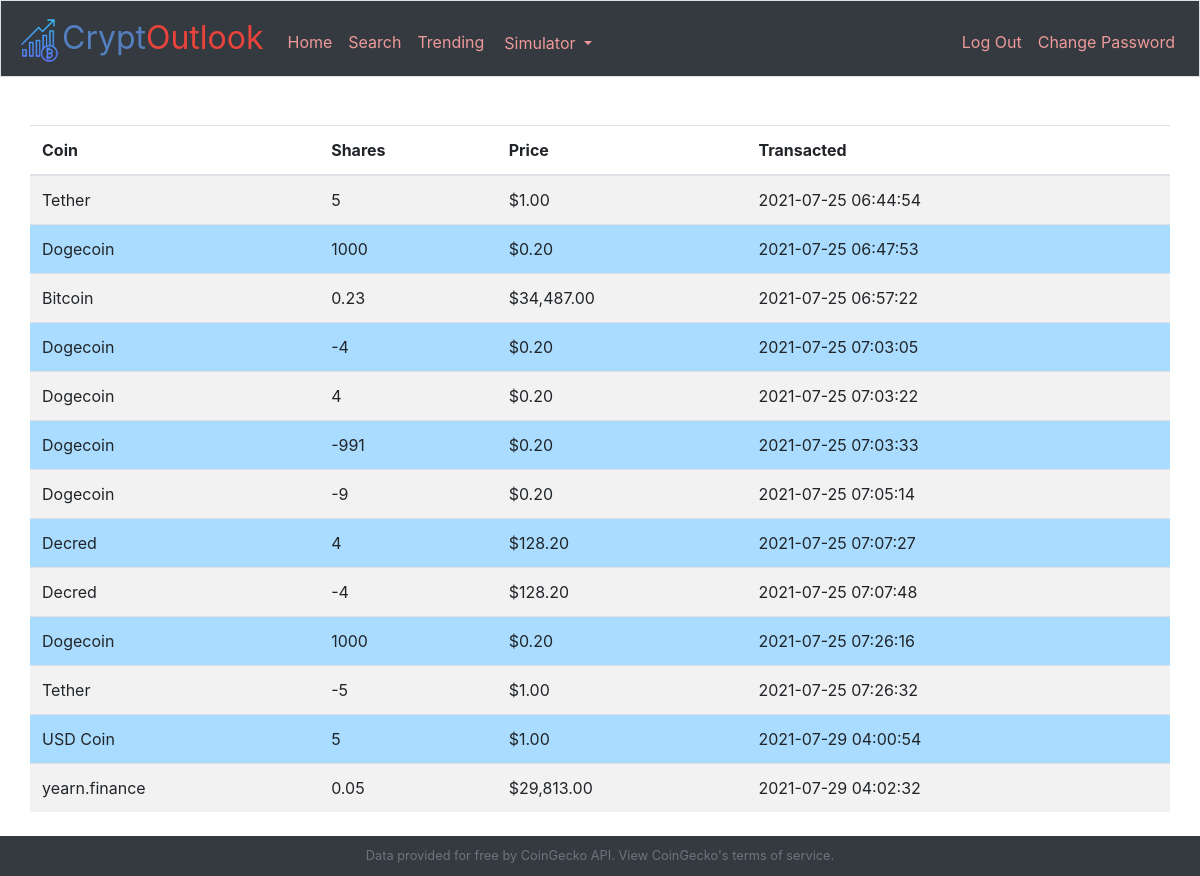
Page /history (signed in) on the earlier database version.
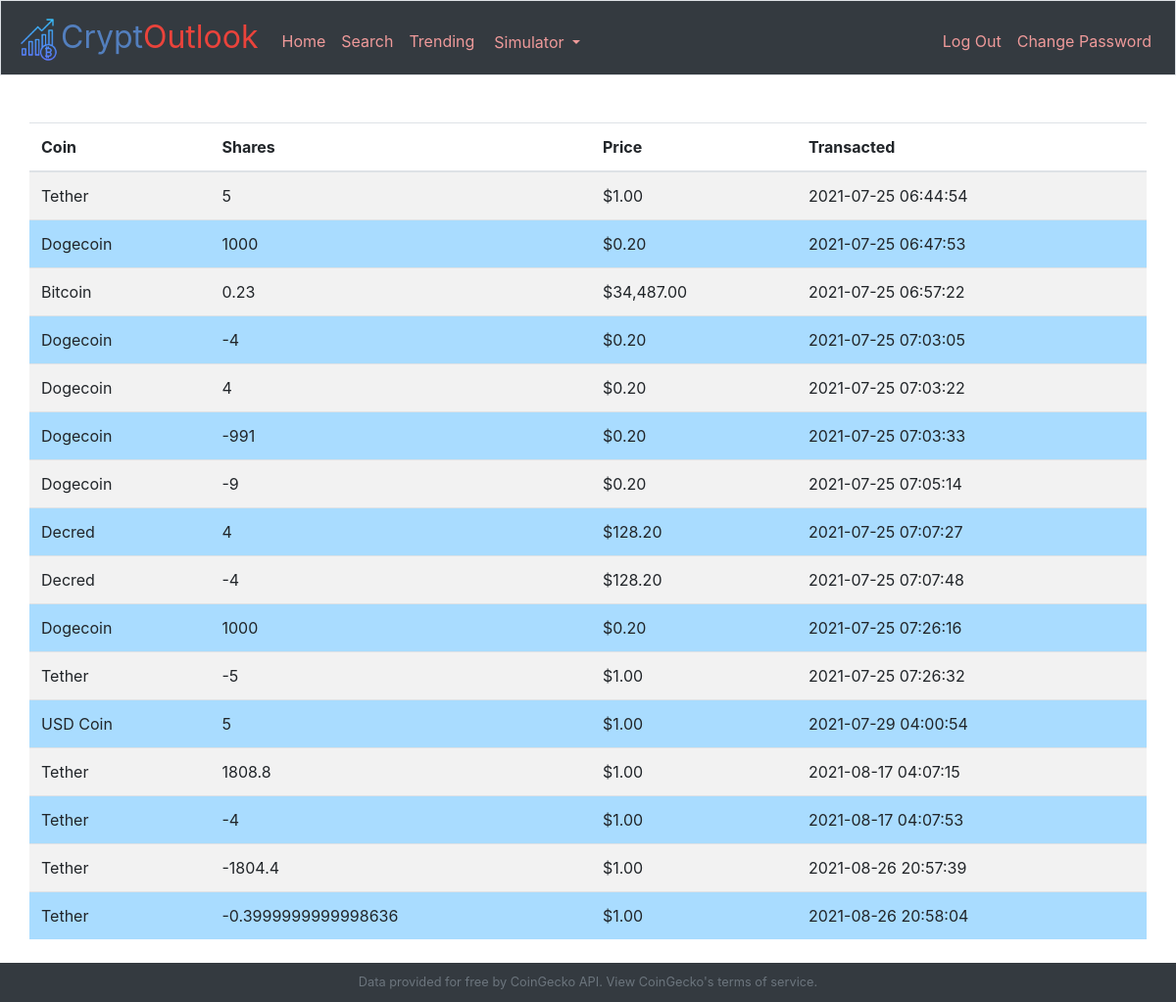
Same page on the later database version.
### tables this page shows
CREATE TABLE history(
id INTEGER PRIMARY KEY AUTOINCREMENT NOT NULL, 
user_id INTEGER NOT NULL, 
symbol TEXT NOT NULL, 
shares INTEGER NOT NULL, 
price NUMERIC NOT NULL, 
time TIMESTAMP DEFAULT CURRENT_TIMESTAMP NOT NULL, 
FOREIGN KEY(user_id) REFERENCES users(id));

### webapp.py (the view)
@app.route("/history")
@login_required
def history():
    rows = db.execute("SELECT * FROM history WHERE user_id = ?", session["user_id"])
    for row in rows:
        row["price"] = usd(row["price"])
    return render_template("history.html", rows = rows)

### helpers.py (called while the page is built)
def login_required(f):
    @wraps(f)
    def decorated_function(*args, **kwargs):
        if session.get("user_id") is None:
            flash("Simulator Requires Login")
            return render_template("login.html")
        return f(*args, **kwargs)
    return decorated_function

def usd(value):
    return f"${value:,.2f}"

### webapp.py (called while the page is built)
@app.after_request
def after_request(response):
    response.headers["Cache-Control"] = "no-cache, no-store, must-revalidate"
    response.headers["Expires"] = 0
    response.headers["Pragma"] = "no-cache"
    return response

### templates/history.html (shortened to what this page needs)
{% extends "layout.html" %}
{% block main %}
    <table class="table table-striped">
        <thead>
            <th>Coin</th>
            <th>Shares</th>
            <th>Price</th>
            <th>Transacted</th>
        </thead>
        <tbody>
            {% for row in rows %}
            <tr>
                <td>{{row["symbol"]}}</td>
                <td>{{row["shares"]}}</td>
                <td>{{row["price"]}}</td>
                <td>{{row["time"]}}</td>
            </tr>
            {% endfor %}
        </tbody>
    </table>
{% endblock %}

### templates/layout.html (shortened to what this page needs)
<!DOCTYPE html>
<html lang="en">
    <head>
        <link rel="stylesheet" href="https://cdn.jsdelivr.net/npm/bootstrap@4.5.3/dist/css/bootstrap.min.css">
        <link href="/static/styles.css" rel="stylesheet">
    </head>
    <body style = "position: relative; min-height: 100vh;">
        <nav class="navbar navbar-expand-md navbar-dark bg-dark border" id = "nav">
            <a class="navbar-brand" href="/"><img src = "/static/coingraph.png" alt = "graph icon" width = 45 height = auto><span class="blue">Crypt</span><span class="red">Outlook</span></a>
            <div class="collapse navbar-collapse" id="navbar">
                <ul class="navbar-nav mr-auto mt-2">
                    <li class="nav-item"><a class="nav-link" href="/" id = "link">Home</a></li>
                    <li class="nav-item"><a class="nav-link" href="/search" id = "link">Search</a></li>
                    <li class="nav-item"><a class="nav-link" href="/trending" id = "link">Trending</a></li>
                    <div class="dropdown">
                    <button class="btn btn-secondary dropdown-toggle" type="button" id="dropdownMenuButton" data-toggle="dropdown" aria-haspopup="true" aria-expanded="false">
                        Simulator
                    </button>
                </div>
                </ul>
                {% if session.user_id %}
                    <ul class="navbar-nav ml-auto mt-2">
                        <li class="nav-item"><a class="nav-link" href="/logout">Log Out</a></li>
                        <li class="nav-item"><a class="nav-link" href="/changepass">Change Password</a></li>
                    </ul>
                {% else %}
                    <ul class="navbar-nav ml-auto mt-2">
                        <li class="nav-item"><a class="nav-link" href="/register">Register</a></li>
                        <li class="nav-item"><a class="nav-link" href="/login">Log In</a></li>
                    </ul>
                {% endif %}
            </div>
        </nav>
        <main class="container p-5" id="background">
            {% block main %}{% endblock %}
        </main>
        <footer class="small text-center text-muted" id = "footer">
            <div style = "position: relative; top: 50%; transform: translateY(-50%); margin-right: 5px; margin-left: 5px;">
            Data provided for free by <a href="https://www.coingecko.com/en/api" class = "apilink">CoinGecko API</a>. View <a href="https://www.coingecko.com/en/api_terms" class = "apilink">CoinGecko's terms of service</a>.
            </div>
        </footer>
    </body>
</html>

### static/styles.css (style rules this page uses)
nav .navbar-brand { font-size: xx-large; }
nav .navbar-brand .blue { color: #537fbe; }
nav .navbar-brand .red { color: #ea433b; }
main { overflow-x: auto; text-align: center; }
main table { text-align:left; }
#dropdownMenuButton { margin-right:70px; margin-left:15px; background:transparent; border: 0 !important; box-shadow:none; color: grey; text-align:center; margin-top:3px; }
#dropdownMenuButton { color: #ef9a9a; margin-left: 0px !important; }
.nav-link { color: #ef9a9a !important; }
tr:nth-child(even) { background-color: #a9dcff; }
* { -webkit-box-sizing: border-box; -moz-box-sizing: border-box; }
#footer { position: absolute; bottom: 0; width: 100%; height: 2.5rem; background-color: #343a40; }
.p-5 { padding-left: 0 !important; padding-right: 0 !important; }
.apilink:hover, .apilink:active, .apilink:link, .apilink:visited { color: #6c757d; text-decoration:none; }

Differences in the rows shown:
removed history: symbol "yearn.finance", shares "0.05", price "$29,813.00", time "2021-07-29 04:02:32"
added history: symbol "Tether", shares "1808.8", price "$1.00", time "2021-08-17 04:07:15"
added history: symbol "Tether", shares "-4", price "$1.00", time "2021-08-17 04:07:53"
added history: symbol "Tether", shares "-1804.4", price "$1.00", time "2021-08-26 20:57:39"
added history: symbol "Tether", shares "-0.3999999999998636", price "$1.00", time "2021-08-26 20:58:04"
